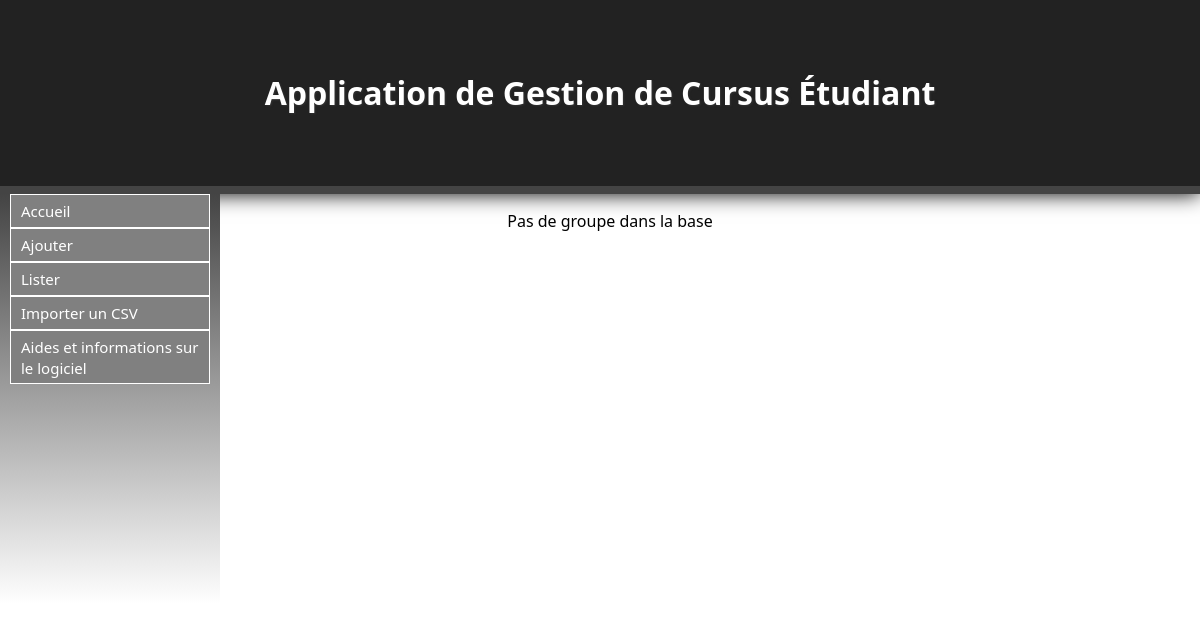
/Groupe/listerGroupes, run on an earlier commit of the app's database.
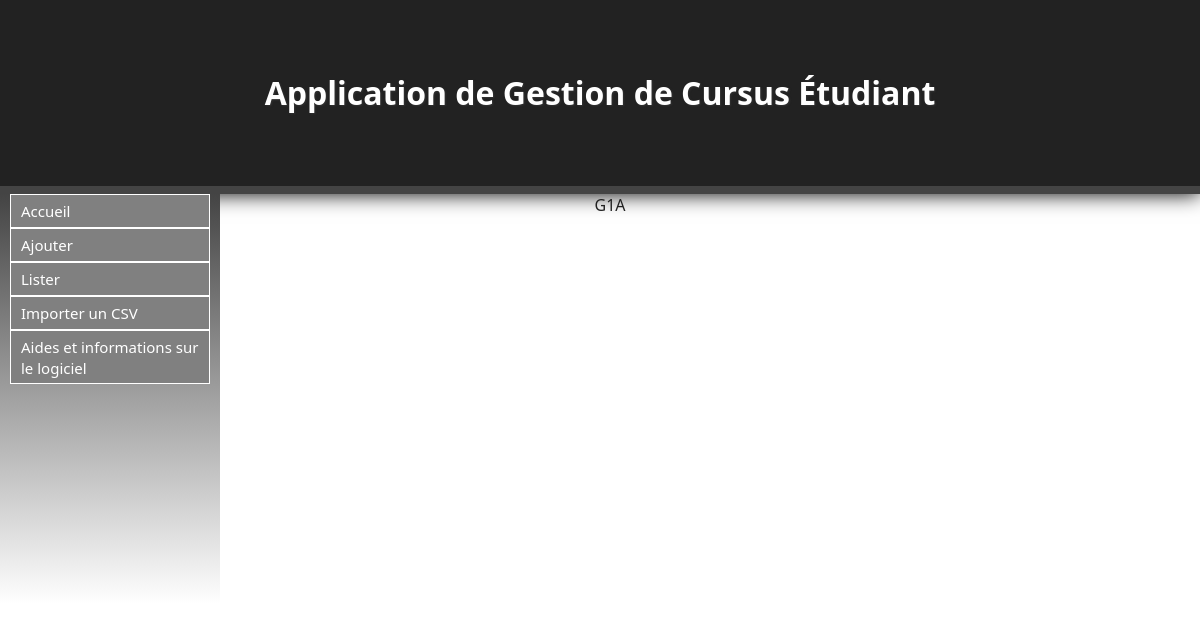
And on a later commit of the database.
### Groupe/models.py (models this page shows, shortened)
class Groupe(models.Model):
	nom = models.CharField(max_length=30, null=False)
	numero = models.IntegerField()

### Groupe/views.py (the view)
def listerGroupes(request):
	groupes = Groupe.objects.all()
	return render(request, 'contenu_html/listerGroupes.html',{'groupe': groupes})

### Groupe/templates/contenu_html/listerGroupes.html (shortened to what this page needs)
{% extends "base.html" %}
{% block content %}
	{% if not groupe %}
		<p>Pas de groupe dans la base</p>
	{% else %}
		{% for gr in groupe %}
			<a href="/Groupe/listerEtuGroupe/{{ gr.id }}">{{ gr.nom }}</a>
		{% endfor %}
	{% endif %}
{% endblock %}

What changed in the data, as far as the page shows it:
added Groupe: nom "G1A"
Also different on the page:
text no longer shown: "Pas de groupe dans la base"
